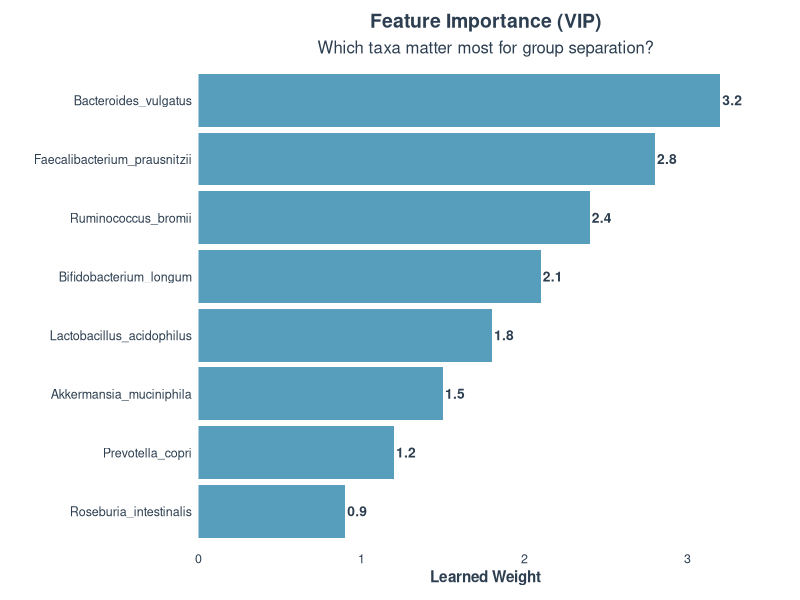

Recreate this plot in R.
# Improved Figure 4: Feature Importance (VIP) - No Grids, Blue Theme
library(ggplot2)

# Set theme with no grid lines
theme_clean <- theme_minimal() +
  theme(
    text = element_text(size = 12),
    plot.title = element_text(size = 14, face = "bold", hjust = 0.5),
    plot.subtitle = element_text(size = 12, hjust = 0.5),
    axis.title = element_text(size = 11, face = "bold"),
    axis.text = element_text(size = 10),
    panel.grid = element_blank(),  # Remove all grid lines
    panel.background = element_blank(),
    plot.background = element_blank(),
    plot.margin = margin(10, 20, 10, 10)
  )

# Colors - using blue theme to match other figures
melsi_blue <- "#2E86AB"
text_gray <- "#2C3E50"

# Create improved Figure 4 with better data and blue theme
create_improved_figure4 <- function() {
  # Use the better data from your original figure (more realistic weights)
  taxa_names <- c("Bacteroides_vulgatus", "Faecalibacterium_prausnitzii", 
                  "Ruminococcus_bromii", "Bifidobacterium_longum",
                  "Lactobacillus_acidophilus", "Akkermansia_muciniphila",
                  "Prevotella_copri", "Roseburia_intestinalis")
  
  # More realistic importance weights (higher values, more variation)
  importance_weights <- c(3.2, 2.8, 2.4, 2.1, 1.8, 1.5, 1.2, 0.9)
  
  vip_data <- data.frame(
    Taxa = factor(taxa_names, levels = rev(taxa_names)),
    Weight = importance_weights
  )
  
  p4 <- ggplot(vip_data, aes(x = Weight, y = Taxa)) +
    geom_col(fill = melsi_blue, alpha = 0.8) +
    geom_text(aes(label = sprintf("%.1f", Weight)), 
              hjust = -0.1, size = 3.5, fontface = "bold", color = text_gray) +
    labs(
      title = "Feature Importance (VIP)",
      subtitle = "Which taxa matter most for group separation?",
      x = "Learned Weight",
      y = ""
    ) +
    theme_clean +
    theme(
      axis.text.y = element_text(size = 9, color = text_gray),
      axis.text.x = element_text(size = 9, color = text_gray),
      axis.title.x = element_text(size = 11, color = text_gray),
      plot.title = element_text(size = 14, color = text_gray),
      plot.subtitle = element_text(size = 12, color = text_gray)
    ) +
    scale_x_continuous(expand = expansion(mult = c(0, 0.1)))
  
  return(p4)
}

# Create and save the improved Figure 4
cat("Creating improved Figure 4 with no grids and blue theme...\n")
improved_fig4 <- create_improved_figure4()

# Save the figure
ggsave("figure4_feature_importance_improved.png", improved_fig4, 
       width = 10, height = 7, dpi = 300, bg = "white")

cat("Improved Figure 4 saved as: figure4_feature_importance_improved.png\n")










